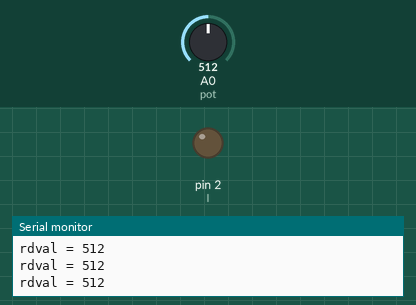
A sketch run on a simulated Arduino Uno, built with avr-gcc and run on an emulated ATmega328P. Parts: output pins drawn as LEDs (lit = HIGH), the last lines printed to the serial monitor. The test bench sets the inputs (shaded band); at power-on: A0 (pot) = 512.

Above: at 1.2 s.
1.3 s: A0 (pot) set to 529
At 2.5 s:
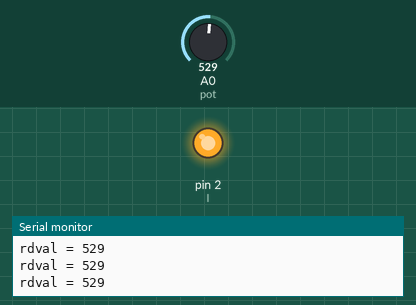
2.8 s: A0 (pot) set to 511
At 3.9 s:
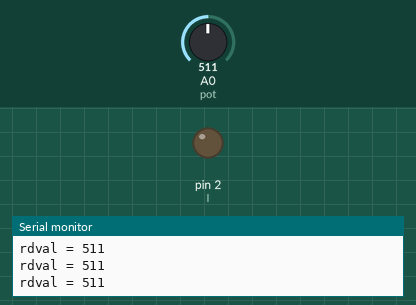
4.3 s: A0 (pot) set to 716
At 5.0 s:
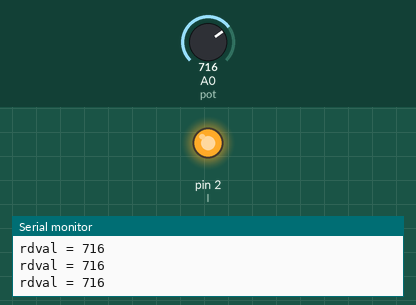
Timing chart, 0 to 7.3 s (numbered marks = the images above; inputs shaded):
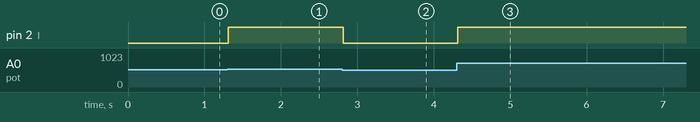

Measured:
- the behaviour switches between 513 and 514 on A0 (pot) (found by bisection; images 0 and 1)
- after the input at 1.3 s, pin 2 (l): LOW → HIGH at once
- after the input at 2.8 s, pin 2 (l): HIGH → LOW at once
- after the input at 4.3 s, pin 2 (l): LOW → HIGH at once

The sketch:

Potentiometer_LED_dimming_project.ino
```cpp
//Potentiometer LED dimming project
int l=2;
int pot=A0;
float v;
int rdval;
void setup() {
pinMode(l,OUTPUT);
pinMode(pot,INPUT);
Serial.begin(9600);


}

void loop() {
rdval=analogRead(pot);
v=(255./1023.)*rdval;
analogWrite(l,v);
Serial.print("rdval = ");
Serial.println(rdval);

}
```
